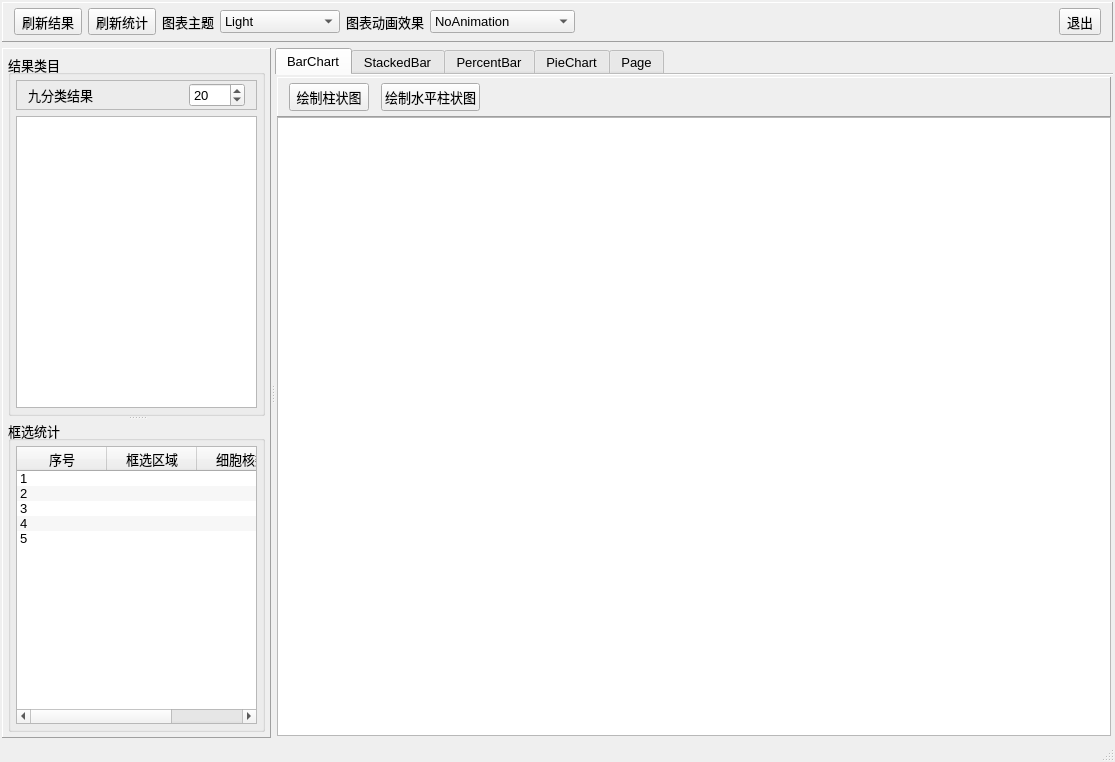
<?xml version="1.0" encoding="UTF-8"?>
<ui version="4.0">
 <class>MainWindow</class>
 <widget class="QMainWindow" name="MainWindow">
  <property name="geometry">
   <rect>
    <x>0</x>
    <y>0</y>
    <width>1115</width>
    <height>762</height>
   </rect>
  </property>
  <property name="font">
   <font>
    <pointsize>10</pointsize>
   </font>
  </property>
  <property name="windowTitle">
   <string>饼图和柱状图</string>
  </property>
  <widget class="QWidget" name="centralWidget">
   <layout class="QVBoxLayout" name="verticalLayout_13">
    <property name="leftMargin">
     <number>2</number>
    </property>
    <property name="topMargin">
     <number>2</number>
    </property>
    <property name="rightMargin">
     <number>2</number>
    </property>
    <property name="bottomMargin">
     <number>2</number>
    </property>
    <item>
     <widget class="QFrame" name="frame_6">
      <property name="maximumSize">
       <size>
        <width>16777215</width>
        <height>40</height>
       </size>
      </property>
      <property name="frameShape">
       <enum>QFrame::Panel</enum>
      </property>
      <property name="frameShadow">
       <enum>QFrame::Raised</enum>
      </property>
      <layout class="QHBoxLayout" name="horizontalLayout_7">
       <property name="topMargin">
        <number>5</number>
       </property>
       <property name="bottomMargin">
        <number>5</number>
       </property>
       <item>
        <widget class="QToolButton" name="toolBtn_GenData">
         <property name="toolTip">
          <string>重新生成数据并统计</string>
         </property>
         <property name="text">
          <string>刷新结果</string>
         </property>
         <property name="icon">
          <iconset resource="QtApp/res.qrc">
           <normaloff>:/icons/images/828.bmp</normaloff>:/icons/images/828.bmp</iconset>
         </property>
         <property name="toolButtonStyle">
          <enum>Qt::ToolButtonTextBesideIcon</enum>
         </property>
        </widget>
       </item>
       <item>
        <widget class="QToolButton" name="toolBtn_Counting">
         <property name="toolTip">
          <string>重新统计</string>
         </property>
         <property name="text">
          <string>刷新统计</string>
         </property>
         <property name="icon">
          <iconset resource="QtApp/res.qrc">
           <normaloff>:/icons/images/216.GIF</normaloff>:/icons/images/216.GIF</iconset>
         </property>
         <property name="toolButtonStyle">
          <enum>Qt::ToolButtonTextBesideIcon</enum>
         </property>
        </widget>
       </item>
       <item>
        <widget class="QLabel" name="label_7">
         <property name="text">
          <string>图表主题</string>
         </property>
        </widget>
       </item>
       <item>
        <widget class="QComboBox" name="comboTheme">
         <property name="minimumSize">
          <size>
           <width>120</width>
           <height>0</height>
          </size>
         </property>
         <item>
          <property name="text">
           <string>Light</string>
          </property>
         </item>
         <item>
          <property name="text">
           <string>BlueCerulean</string>
          </property>
         </item>
         <item>
          <property name="text">
           <string>Dark</string>
          </property>
         </item>
         <item>
          <property name="text">
           <string>BrownSand</string>
          </property>
         </item>
         <item>
          <property name="text">
           <string>BlueNcs</string>
          </property>
         </item>
         <item>
          <property name="text">
           <string>HighContrast</string>
          </property>
         </item>
         <item>
          <property name="text">
           <string>BlueIcy</string>
          </property>
         </item>
         <item>
          <property name="text">
           <string>Qt</string>
          </property>
         </item>
        </widget>
       </item>
       <item>
        <widget class="QLabel" name="label_8">
         <property name="text">
          <string>图表动画效果</string>
         </property>
        </widget>
       </item>
       <item>
        <widget class="QComboBox" name="comboAnimation">
         <item>
          <property name="text">
           <string>NoAnimation</string>
          </property>
         </item>
         <item>
          <property name="text">
           <string>GridAxisAnimations</string>
          </property>
         </item>
         <item>
          <property name="text">
           <string>SeriesAnimations</string>
          </property>
         </item>
         <item>
          <property name="text">
           <string>AllAnimations</string>
          </property>
         </item>
        </widget>
       </item>
       <item>
        <spacer name="horizontalSpacer_7">
         <property name="orientation">
          <enum>Qt::Horizontal</enum>
         </property>
         <property name="sizeHint" stdset="0">
          <size>
           <width>40</width>
           <height>20</height>
          </size>
         </property>
        </spacer>
       </item>
       <item>
        <widget class="QToolButton" name="toolBtn_Quit">
         <property name="text">
          <string>退出</string>
         </property>
         <property name="icon">
          <iconset resource="QtApp/res.qrc">
           <normaloff>:/icons/images/132.bmp</normaloff>:/icons/images/132.bmp</iconset>
         </property>
         <property name="toolButtonStyle">
          <enum>Qt::ToolButtonTextBesideIcon</enum>
         </property>
        </widget>
       </item>
      </layout>
     </widget>
    </item>
    <item>
     <widget class="QSplitter" name="splitter_2">
      <property name="orientation">
       <enum>Qt::Horizontal</enum>
      </property>
      <widget class="QFrame" name="frameData">
       <property name="frameShape">
        <enum>QFrame::Panel</enum>
       </property>
       <property name="frameShadow">
        <enum>QFrame::Raised</enum>
       </property>
       <layout class="QVBoxLayout" name="verticalLayout_3">
        <property name="leftMargin">
         <number>5</number>
        </property>
        <property name="topMargin">
         <number>5</number>
        </property>
        <property name="rightMargin">
         <number>5</number>
        </property>
        <property name="bottomMargin">
         <number>5</number>
        </property>
        <item>
         <widget class="QSplitter" name="splitter">
          <property name="orientation">
           <enum>Qt::Vertical</enum>
          </property>
          <widget class="QGroupBox" name="groupBox">
           <property name="title">
            <string>结果类目</string>
           </property>
           <layout class="QVBoxLayout" name="verticalLayout">
            <property name="leftMargin">
             <number>5</number>
            </property>
            <property name="topMargin">
             <number>5</number>
            </property>
            <property name="rightMargin">
             <number>5</number>
            </property>
            <property name="bottomMargin">
             <number>5</number>
            </property>
            <item>
             <widget class="QFrame" name="frame_2">
              <property name="frameShape">
               <enum>QFrame::StyledPanel</enum>
              </property>
              <property name="frameShadow">
               <enum>QFrame::Raised</enum>
              </property>
              <layout class="QHBoxLayout" name="horizontalLayout_6">
               <property name="topMargin">
                <number>2</number>
               </property>
               <property name="bottomMargin">
                <number>2</number>
               </property>
               <item>
                <widget class="QLabel" name="label_5">
                 <property name="text">
                  <string>九分类结果</string>
                 </property>
                 <property name="alignment">
                  <set>Qt::AlignRight|Qt::AlignTrailing|Qt::AlignVCenter</set>
                 </property>
                </widget>
               </item>
               <item>
                <spacer name="horizontalSpacer_6">
                 <property name="orientation">
                  <enum>Qt::Horizontal</enum>
                 </property>
                 <property name="sizeHint" stdset="0">
                  <size>
                   <width>40</width>
                   <height>20</height>
                  </size>
                 </property>
                </spacer>
               </item>
               <item>
                <widget class="QSpinBox" name="spinCount">
                 <property name="minimum">
                  <number>5</number>
                 </property>
                 <property name="maximum">
                  <number>5000</number>
                 </property>
                 <property name="value">
                  <number>20</number>
                 </property>
                </widget>
               </item>
              </layout>
             </widget>
            </item>
            <item>
             <widget class="QTableView" name="tableView">
              <property name="font">
               <font>
                <pointsize>10</pointsize>
               </font>
              </property>
              <property name="alternatingRowColors">
               <bool>true</bool>
              </property>
              <attribute name="horizontalHeaderDefaultSectionSize">
               <number>80</number>
              </attribute>
              <attribute name="verticalHeaderDefaultSectionSize">
               <number>27</number>
              </attribute>
             </widget>
            </item>
           </layout>
          </widget>
          <widget class="QGroupBox" name="groupBox_7">
           <property name="title">
            <string>框选统计</string>
           </property>
           <layout class="QVBoxLayout" name="verticalLayout_2">
            <property name="leftMargin">
             <number>5</number>
            </property>
            <property name="topMargin">
             <number>5</number>
            </property>
            <property name="rightMargin">
             <number>5</number>
            </property>
            <property name="bottomMargin">
             <number>5</number>
            </property>
            <item>
             <widget class="QTreeWidget" name="treeWidget">
              <property name="maximumSize">
               <size>
                <width>16777215</width>
                <height>300</height>
               </size>
              </property>
              <property name="font">
               <font>
                <pointsize>10</pointsize>
               </font>
              </property>
              <property name="editTriggers">
               <set>QAbstractItemView::NoEditTriggers</set>
              </property>
              <property name="alternatingRowColors">
               <bool>true</bool>
              </property>
              <property name="indentation">
               <number>0</number>
              </property>
              <attribute name="headerDefaultSectionSize">
               <number>90</number>
              </attribute>
              <column>
               <property name="text">
                <string>序号</string>
               </property>
               <property name="textAlignment">
                <set>AlignCenter</set>
               </property>
              </column>
              <column>
               <property name="text">
                <string>框选区域</string>
               </property>
               <property name="textAlignment">
                <set>AlignCenter</set>
               </property>
              </column>
              <column>
               <property name="text">
                <string>细胞核数</string>
               </property>
               <property name="textAlignment">
                <set>AlignCenter</set>
               </property>
              </column>
              <column>
               <property name="text">
                <string>面积均值</string>
               </property>
               <property name="textAlignment">
                <set>AlignCenter</set>
               </property>
              </column>
              <item>
               <property name="text">
                <string>1</string>
               </property>
              </item>
              <item>
               <property name="text">
                <string>2</string>
               </property>
              </item>
              <item>
               <property name="text">
                <string>3</string>
               </property>
              </item>
              <item>
               <property name="text">
                <string>4</string>
               </property>
              </item>
              <item>
               <property name="text">
                <string>5</string>
               </property>
              </item>
             </widget>
            </item>
           </layout>
          </widget>
         </widget>
        </item>
       </layout>
      </widget>
      <widget class="QTabWidget" name="tabWidget">
       <property name="tabPosition">
        <enum>QTabWidget::North</enum>
       </property>
       <property name="tabShape">
        <enum>QTabWidget::Rounded</enum>
       </property>
       <property name="currentIndex">
        <number>0</number>
       </property>
       <property name="documentMode">
        <bool>true</bool>
       </property>
       <widget class="QWidget" name="tab">
        <attribute name="icon">
         <iconset resource="QtApp/res.qrc">
          <normaloff>:/icons/images/3.ico</normaloff>:/icons/images/3.ico</iconset>
        </attribute>
        <attribute name="title">
         <string>BarChart</string>
        </attribute>
        <layout class="QVBoxLayout" name="verticalLayout_9">
         <property name="leftMargin">
          <number>2</number>
         </property>
         <property name="topMargin">
          <number>2</number>
         </property>
         <property name="rightMargin">
          <number>2</number>
         </property>
         <property name="bottomMargin">
          <number>2</number>
         </property>
         <item>
          <widget class="QWidget" name="widget" native="true">
           <layout class="QVBoxLayout" name="verticalLayout_8">
            <property name="spacing">
             <number>0</number>
            </property>
            <property name="leftMargin">
             <number>0</number>
            </property>
            <property name="topMargin">
             <number>0</number>
            </property>
            <property name="rightMargin">
             <number>0</number>
            </property>
            <property name="bottomMargin">
             <number>0</number>
            </property>
            <item>
             <widget class="QFrame" name="frame">
              <property name="frameShape">
               <enum>QFrame::Panel</enum>
              </property>
              <property name="frameShadow">
               <enum>QFrame::Raised</enum>
              </property>
              <layout class="QHBoxLayout" name="horizontalLayout">
               <property name="spacing">
                <number>12</number>
               </property>
               <property name="topMargin">
                <number>5</number>
               </property>
               <property name="bottomMargin">
                <number>5</number>
               </property>
               <item>
                <widget class="QPushButton" name="btnBuildBarChart">
                 <property name="text">
                  <string>绘制柱状图</string>
                 </property>
                </widget>
               </item>
               <item>
                <widget class="QPushButton" name="btnBuildBarChartH">
                 <property name="text">
                  <string>绘制水平柱状图</string>
                 </property>
                </widget>
               </item>
               <item>
                <spacer name="horizontalSpacer_2">
                 <property name="orientation">
                  <enum>Qt::Horizontal</enum>
                 </property>
                 <property name="sizeHint" stdset="0">
                  <size>
                   <width>662</width>
                   <height>20</height>
                  </size>
                 </property>
                </spacer>
               </item>
              </layout>
             </widget>
            </item>
            <item>
             <widget class="QmyChartView" name="chartViewBar">
              <property name="renderHints">
               <set>QPainter::Antialiasing|QPainter::TextAntialiasing</set>
              </property>
             </widget>
            </item>
           </layout>
          </widget>
         </item>
        </layout>
       </widget>
       <widget class="QWidget" name="tab_3">
        <attribute name="icon">
         <iconset resource="QtApp/res.qrc">
          <normaloff>:/icons/images/281.GIF</normaloff>:/icons/images/281.GIF</iconset>
        </attribute>
        <attribute name="title">
         <string>StackedBar</string>
        </attribute>
        <layout class="QVBoxLayout" name="verticalLayout_10">
         <property name="leftMargin">
          <number>2</number>
         </property>
         <property name="topMargin">
          <number>2</number>
         </property>
         <property name="rightMargin">
          <number>2</number>
         </property>
         <property name="bottomMargin">
          <number>2</number>
         </property>
         <item>
          <widget class="QWidget" name="widget_2" native="true">
           <layout class="QVBoxLayout" name="verticalLayout_5">
            <property name="spacing">
             <number>0</number>
            </property>
            <property name="leftMargin">
             <number>0</number>
            </property>
            <property name="topMargin">
             <number>0</number>
            </property>
            <property name="rightMargin">
             <number>0</number>
            </property>
            <property name="bottomMargin">
             <number>0</number>
            </property>
            <item>
             <widget class="QFrame" name="frame_3">
              <property name="frameShape">
               <enum>QFrame::Panel</enum>
              </property>
              <property name="frameShadow">
               <enum>QFrame::Raised</enum>
              </property>
              <layout class="QHBoxLayout" name="horizontalLayout_3">
               <property name="spacing">
                <number>12</number>
               </property>
               <property name="topMargin">
                <number>5</number>
               </property>
               <property name="bottomMargin">
                <number>5</number>
               </property>
               <item>
                <widget class="QPushButton" name="btnBuildStackedBar">
                 <property name="text">
                  <string>绘制堆叠柱状图</string>
                 </property>
                </widget>
               </item>
               <item>
                <widget class="QPushButton" name="btnBuildStackedBarH">
                 <property name="text">
                  <string>绘制水平堆叠柱状图</string>
                 </property>
                </widget>
               </item>
               <item>
                <spacer name="horizontalSpacer_3">
                 <property name="orientation">
                  <enum>Qt::Horizontal</enum>
                 </property>
                 <property name="sizeHint" stdset="0">
                  <size>
                   <width>536</width>
                   <height>20</height>
                  </size>
                 </property>
                </spacer>
               </item>
              </layout>
             </widget>
            </item>
            <item>
             <widget class="QmyChartView" name="chartViewStackedBar"/>
            </item>
           </layout>
          </widget>
         </item>
        </layout>
       </widget>
       <widget class="QWidget" name="tab_5">
        <attribute name="icon">
         <iconset resource="QtApp/res.qrc">
          <normaloff>:/icons/images/f4.ico</normaloff>:/icons/images/f4.ico</iconset>
        </attribute>
        <attribute name="title">
         <string>PercentBar</string>
        </attribute>
        <layout class="QVBoxLayout" name="verticalLayout_12">
         <property name="leftMargin">
          <number>2</number>
         </property>
         <property name="topMargin">
          <number>2</number>
         </property>
         <property name="rightMargin">
          <number>2</number>
         </property>
         <property name="bottomMargin">
          <number>2</number>
         </property>
         <item>
          <widget class="QWidget" name="widget_4" native="true">
           <layout class="QVBoxLayout" name="verticalLayout_6">
            <property name="spacing">
             <number>0</number>
            </property>
            <property name="leftMargin">
             <number>0</number>
            </property>
            <property name="topMargin">
             <number>0</number>
            </property>
            <property name="rightMargin">
             <number>0</number>
            </property>
            <property name="bottomMargin">
             <number>0</number>
            </property>
            <item>
             <widget class="QFrame" name="frame_5">
              <property name="frameShape">
               <enum>QFrame::Panel</enum>
              </property>
              <property name="frameShadow">
               <enum>QFrame::Raised</enum>
              </property>
              <layout class="QHBoxLayout" name="horizontalLayout_4">
               <property name="spacing">
                <number>12</number>
               </property>
               <property name="topMargin">
                <number>5</number>
               </property>
               <property name="bottomMargin">
                <number>5</number>
               </property>
              </layout>
             </widget>
            </item>
           </layout>
          </widget>
         </item>
        </layout>
       </widget>
       <widget class="QWidget" name="tab_2">
        <attribute name="icon">
         <iconset resource="QtApp/res.qrc">
          <normaloff>:/icons/images/43.ico</normaloff>:/icons/images/43.ico</iconset>
        </attribute>
        <attribute name="title">
         <string>PieChart</string>
        </attribute>
        <layout class="QVBoxLayout" name="verticalLayout_11">
         <property name="leftMargin">
          <number>2</number>
         </property>
         <property name="topMargin">
          <number>2</number>
         </property>
         <property name="rightMargin">
          <number>2</number>
         </property>
         <property name="bottomMargin">
          <number>2</number>
         </property>
         <item>
          <widget class="QWidget" name="widget_3" native="true">
           <layout class="QVBoxLayout" name="verticalLayout_4">
            <property name="spacing">
             <number>0</number>
            </property>
            <property name="leftMargin">
             <number>0</number>
            </property>
            <property name="topMargin">
             <number>0</number>
            </property>
            <property name="rightMargin">
             <number>0</number>
            </property>
            <property name="bottomMargin">
             <number>0</number>
            </property>
            <item>
             <widget class="QFrame" name="frame_4">
              <property name="frameShape">
               <enum>QFrame::Panel</enum>
              </property>
              <property name="frameShadow">
               <enum>QFrame::Raised</enum>
              </property>
              <layout class="QHBoxLayout" name="horizontalLayout_2">
               <property name="topMargin">
                <number>5</number>
               </property>
               <property name="bottomMargin">
                <number>5</number>
               </property>
              </layout>
             </widget>
            </item>
           </layout>
          </widget>
         </item>
        </layout>
       </widget>
       <widget class="QWidget" name="tab_4">
        <attribute name="title">
         <string>Page</string>
        </attribute>
       </widget>
      </widget>
     </widget>
    </item>
   </layout>
  </widget>
  <widget class="QStatusBar" name="statusBar"/>
 </widget>
 <layoutdefault spacing="6" margin="11"/>
 <customwidgets>
  <customwidget>
   <class>QmyChartView</class>
   <extends>QGraphicsView</extends>
   <header>myChartView</header>
  </customwidget>
 </customwidgets>
 <resources>
  <include location="QtApp/res.qrc"/>
 </resources>
 <connections>
  <connection>
   <sender>toolBtn_Quit</sender>
   <signal>clicked()</signal>
   <receiver>MainWindow</receiver>
   <slot>close()</slot>
   <hints>
    <hint type="sourcelabel">
     <x>984</x>
     <y>21</y>
    </hint>
    <hint type="destinationlabel">
     <x>514</x>
     <y>280</y>
    </hint>
   </hints>
  </connection>
 </connections>
</ui>
